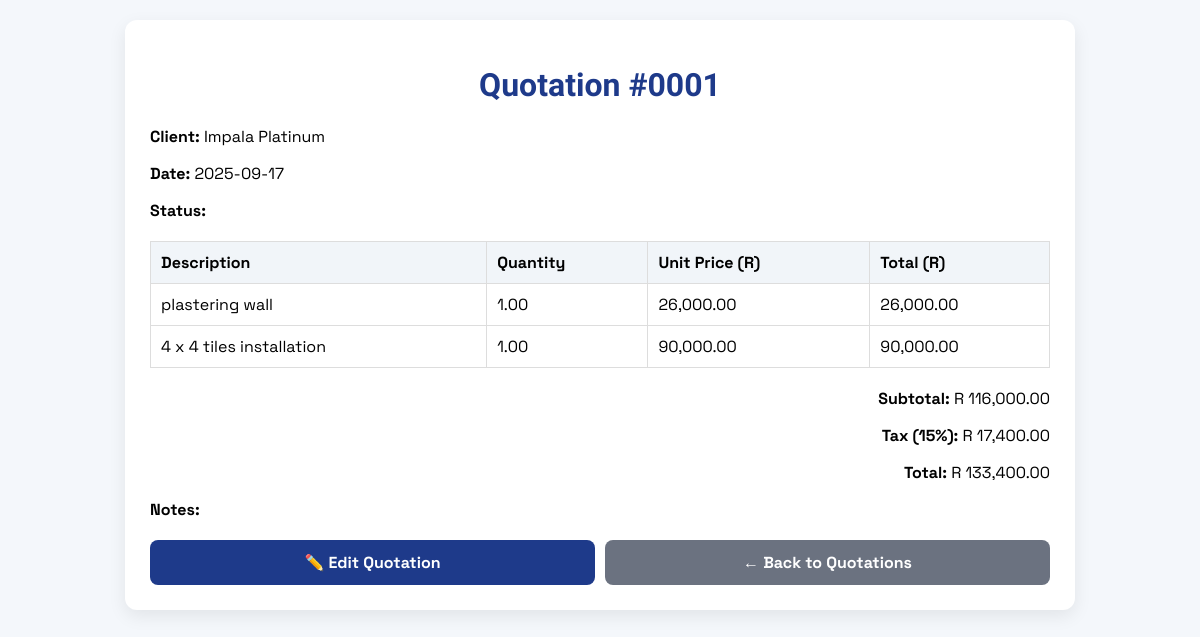
/view_quotation.php?id=2, run on the app's committed database.
### tables this page shows
CREATE TABLE `quotations` (
  `id` int(11) NOT NULL,
  `client_name` varchar(255) DEFAULT NULL,
  `quotation_date` date NOT NULL,
  `quotation_number` varchar(50) NOT NULL,
  `total_amount` decimal(12,2) DEFAULT NULL,
  `status` enum('Pending','Accepted','Rejected') DEFAULT 'Pending',
  `notes` text DEFAULT NULL,
  `created_at` date DEFAULT NULL
);

CREATE TABLE `quotation_items` (
  `id` int(11) NOT NULL,
  `quotation_id` int(11) NOT NULL,
  `description` varchar(255) NOT NULL,
  `quantity` decimal(10,2) NOT NULL,
  `unit_price` decimal(12,2) NOT NULL
);

### view_quotation.php (the view, shortened to what this page needs)
<?php
require 'db.php';
$id = intval($_GET['id'] ?? 0);
$quoteRes = $conn->query("SELECT * FROM quotations WHERE id=$id");
$quote = $quoteRes->fetch_assoc();
$itemsRes = $conn->query("SELECT * FROM quotation_items WHERE quotation_id=$id");
$lineItems = [];
while ($row = $itemsRes->fetch_assoc()) {
    $lineItems[] = $row;
}
$subtotal = 0;
foreach ($lineItems as $item) {
    $subtotal += $item['quantity'] * $item['unit_price'];
}
$taxRate = 0.15;
$taxAmount = $subtotal * $taxRate;
$total = $subtotal + $taxAmount;
?>
<!DOCTYPE html>
<html lang="en">
<head>
</head>
<body>
<div class="container">
<h1>Quotation #<?= htmlspecialchars($quote['quotation_number']) ?></h1>
<p><strong>Client:</strong> <?= htmlspecialchars($quote['client_name']) ?></p>
<p><strong>Date:</strong> <?= htmlspecialchars($quote['quotation_date']) ?></p>
<p><strong>Status:</strong> <?= htmlspecialchars($quote['status']) ?></p>
<table>
<thead>
<tr>
<th>Description</th>
<th>Quantity</th>
<th>Unit Price (R)</th>
<th>Total (R)</th>
</tr>
</thead>
<tbody>
<?php foreach($lineItems as $item): ?>
<tr>
<td><?= htmlspecialchars($item['description']) ?></td>
<td><?= $item['quantity'] ?></td>
<td><?= number_format($item['unit_price'],2) ?></td>
<td><?= number_format($item['quantity'] * $item['unit_price'],2) ?></td>
</tr>
<?php endforeach; ?>
</tbody>
</table>
<div class="summary">
<p><strong>Subtotal:</strong> R <?= number_format($subtotal,2) ?></p>
<p><strong>Tax (15%):</strong> R <?= number_format($taxAmount,2) ?></p>
<p><strong>Total:</strong> R <?= number_format($total,2) ?></p>
</div>
<p><strong>Notes:</strong> <?= nl2br(htmlspecialchars($quote['notes'])) ?></p>
<div class="buttons">
<a href="edit_quotation.php?id=<?= $quote['id'] ?>" class="edit">✏️ Edit Quotation</a>
<a href="quotations.php" class="back">← Back to Quotations</a>
</div>
</div>
</body>
</html>

### view_quotation.php (style rules this page uses)
body { font-family:'Space Grotesk',sans-serif; background:#f4f7fb; margin:0; padding:20px; }
.container { max-width:900px; margin:auto; background:white; padding:25px; border-radius:12px; box-shadow:0 6px 18px rgba(0,0,0,0.08); }
h1 { font-family:'Urbanist',sans-serif; color:#1e3a8a; text-align:center; }
table { width:100%; border-collapse:collapse; margin-top:20px; }
th, td { border:1px solid #ddd; padding:10px; text-align:left; }
th { background:#f1f5f9; }
.summary { margin-top:20px; text-align:right; }
.buttons { margin-top:20px; display:flex; gap:10px; flex-wrap:wrap; }
.buttons a { flex:1; padding:12px; border:none; border-radius:8px; font-weight:700; text-decoration:none; color:white; text-align:center; }
.buttons .edit { background:#1e3a8a; }
.buttons .back { background:#6b7280; }

### data on the page
quotations: quotation_number "0001", client_name "Impala Platinum", quotation_date "2025-09-17"
quotation_items: description "plastering wall", quantity "1.00", unit_price "26,000.00", $item['quantity'] * $item['unit_price'] "26,000.00"
quotation_items: description "4 x 4 tiles installation", quantity "1.00", unit_price "90,000.00", $item['quantity'] * $item['unit_price'] "90,000.00"

### other printed values
$subtotal "116,000.00"
$taxAmount "17,400.00"
$total "133,400.00"
